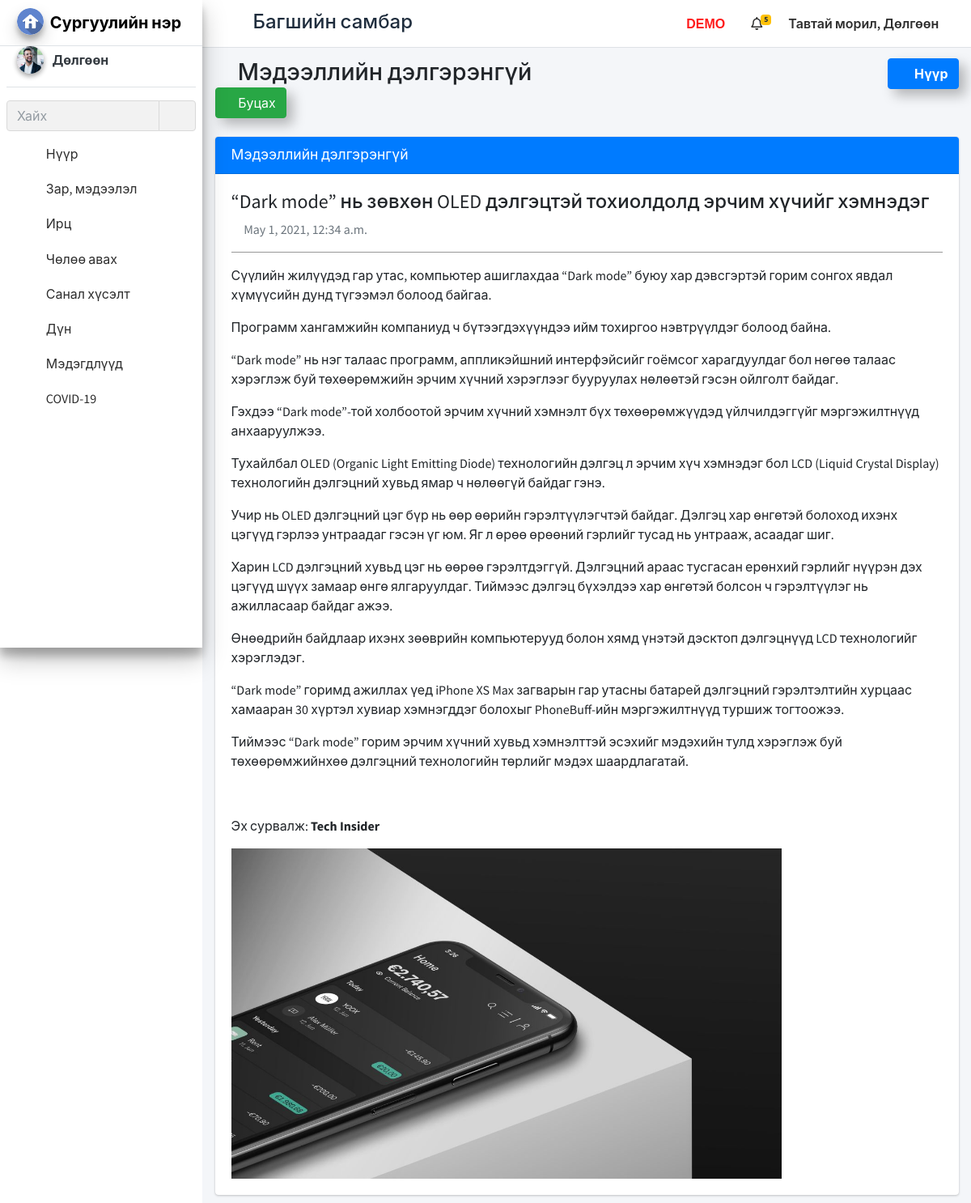
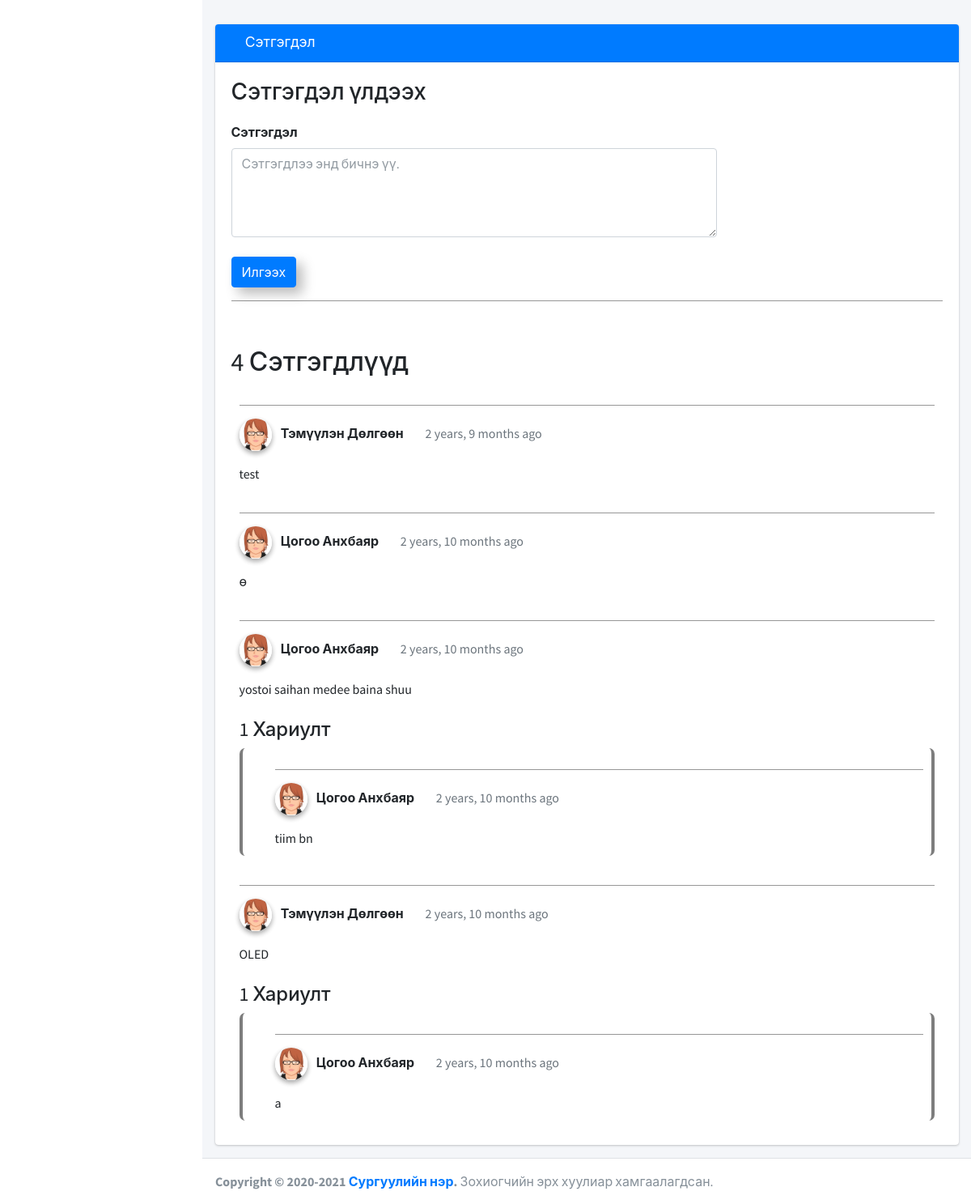
Page /view_staff_news/10 (signed in) on the committed database (2 pictures, top to bottom).
### school_management_app/models.py (models this page shows)
class CustomUser(AbstractUser):
    user_type_data=((1,"HOD"),(2,"Staff"),(3,"Student"),(4,"Parent"))
    user_type=models.CharField(default=1,choices=user_type_data,max_length=10)

class Staffs(models.Model):
    id=models.AutoField(primary_key=True)
    admin=models.OneToOneField(CustomUser,on_delete=models.CASCADE)
    address=models.TextField()
    created_at=models.DateTimeField(auto_now_add=True)
    updated_at=models.DateTimeField(auto_now_add=True)
    profile_pic=models.FileField(default="")
    fcm_token=models.TextField(default="")
    objects=models.Manager()

class TNews(models.Model):
    id=models.AutoField(primary_key=True)
    ntext = models.TextField()
    ntitle = models.TextField(max_length=4000)
    ndate=models.DateTimeField(auto_now_add=True, blank=True)
    pic=models.FileField(default="", blank=True, null=True)
    objects=models.Manager()

class TComment(models.Model):
    id = models.AutoField(primary_key=True, unique=True)
    TNews = models.ForeignKey(TNews, on_delete=models.CASCADE, related_name="comments")
    staff_id=models.ForeignKey(CustomUser,on_delete=models.CASCADE,default=1)
    body = models.TextField()
    created_on = models.DateTimeField(auto_now_add=True, blank=True)
    count = models.IntegerField(default="1")
    reply = models.ForeignKey('self', null=True, blank=True, on_delete=models.CASCADE, related_name="replies")
    objects=models.Manager()

### school_management_app/StaffViews.py (the view)
# urls.py: path('view_staff_news/<str:news_id>', StaffViews.view_staff_news, name="view_staff_news"),
def view_staff_news(request, news_id):
    user=CustomUser.objects.get(id=request.user.id)
    staff_pro=Staffs.objects.get(admin=user)
    news=TNews.objects.get(id=news_id)
    comment=TComment.objects.filter(TNews=news_id, reply=None).order_by('-id')
    staff=CustomUser.objects.get(id=request.user.id)
    staffs=Staffs.objects.get(admin=request.user.id)
    notifications=NotificationStaffs.objects.filter(staff_id=staffs.id)
    comments_count = 0
    for b in comment:
        comments_count += b.count
    return render(request, "staff_template/view_staff_news.html",{"notifications":notifications,"news":news,"staff_pro":staff_pro,"comment":comment,"comment_count":comments_count,"staff":staff})

### school_management_app/templates/staff_template/view_staff_news.html (shortened to what this page needs)
{% extends 'staff_template/base_template.html' %}
{% load static %}
{% load humanize %}
{% block page_title %}
<i class="nav-icon fas fa-newspaper"></i> Мэдээллийн дэлгэрэнгүй <a href="/staff_news" class="btn btn-success shadow-custom"><i
    class="nav-icon fas fa-chevron-left"></i> Буцах</a>
{% endblock page_title %}
{% block main_content %}
<section class="content">
  <div class="container">
    <div class="row">
      <div class="col-12">
        <div class="card card-primary">
          <div class="card-header">
            <h3 class="card-title">Мэдээллийн дэлгэрэнгүй</h3>
          </div>
          <div class="card-body">
            <h4>{{ news.ntitle }}</h4>
            <p class="text-muted"><i class="fas fa-clock"></i> {{ news.ndate }}</p>
            <hr style="border-top: 1px solid rgb(151, 151, 151);">
            <p align="justify" class="f1-s-11 cl6 p-b-25">
              {{ news.ntext|safe }}
            </p>
            {% if news.pic %}
            <img class="zoomD" src="{{ news.pic }}" alt="IMG">
            {% endif %}
          </div>
        </div>
        <div class="card card-primary" style="margin-top: 40px;">
          {% if comment %}
          <div class="card-header">
            <h3 class="card-title"><i class="fas fa-comment"></i> Сэтгэгдэл</h3>
          </div>
          <div class="card-body">
            <h3>Сэтгэгдэл үлдээх</h3>
            <form method="POST" action="/view_staff_news_comment_save" style="margin-top: 1.3em;">
              <div class="form-group">
                <label>Сэтгэгдэл</label>
                <textarea required class="form-control text-c1" name="body" cols="31" rows="4" placeholder="Сэтгэгдлээ энд бичнэ үү."></textarea>
                <button type="submit" class="btn btn-primary mt-4 shadow-custom">Илгээх</button>
              </div>
            </form>
            <hr style="border-top: 1px solid rgb(151, 151, 151);">
          </div>
          <div class="card-body">
            {% if comment_count == 1 %}
            <h2>{{ comment_count }} Сэтгэгдэл</h2>
            {% else %}
            <h2>{{ comment_count }} Сэтгэгдлүүд</h2>
            {% endif %}
            {% for a in comment %}
            <div class="comments" style="padding: 10px;">
              <hr style="border-top: 1px solid rgb(151, 151, 151);">
              <p class="font-weight-bold">
                <img src="{% static "dist/img/avatar3.png" %}" class="img-circle elevation-2 mr-2" style="width: 40px;"
                  alt="User Image">
                {{ a.staff_id.first_name }} {{ a.staff_id.last_name }}&ensp;
                <span class=" text-muted font-weight-normal">
                  <i class="fas fa-clock"></i>&nbsp;{{ a.created_on | naturaltime }}
                </span>
                <span data-toggle="collapse" data-target="#id{{ a.id }}" aria-expanded="false" aria-controls="id{{ a.id }}">
                <a data-toggle="tooltip" data-placement="top" title="Хариулах" style="cursor:pointer; color: rgb(0, 102, 255);"><i class="fas fa-reply"></i></a></span>
                {% if a.staff_id == staff %}
                <span data-toggle="collapse" data-target="#edit{{ a.id }}" aria-expanded="false"aria-controls="edit{{ a.id }}">
                <a data-toggle="tooltip" data-placement="top" title="Засах" style="color: rgb(0, 102, 255); cursor: pointer;"><i class="fas fa-edit"></i></a></span>
                <span href="/delete_tcomment/{{ news.id }}/{{ a.id }}" class="confirm-delete" title="Delete" data-toggle="modal" data-target="#deleteComment" id="deleteButton{{a.id}}">
                <a data-toggle="tooltip" data-placement="top" title="Устгах" style="color: rgb(247, 39, 39); cursor: pointer;"><i class="fas fa-trash"></i></a>
                </span>
                {% endif %}
              </p>
              {{ a.body }}
              {% if a.replies.count == 1 %}
              <h4 class="mt-4">{{ a.replies.count }} Хариулт</h4>
              {% elif a.replies.count >= 2 %}
              <h4 class="mt-4">{{ a.replies.count }} Хариултууд</h4>
              {% endif %}
              <div style="border-left: 4px solid #7D7D7D; border-right: 4px solid #7D7D7D; border-radius: 7px;">
                {% for b in a.replies.all %}
                <div class="comments" style="padding: 10px; margin-left: 30px;">
                  <hr style="border-top: 1px solid rgb(151, 151, 151);">
                  <p class="font-weight-bold">
                    <img src="{% static "dist/img/avatar3.png" %}" class="img-circle elevation-2 mr-2"
                      style="width: 40px;" alt="User Image">
                    {{ b.staff_id.first_name }} {{ b.staff_id.last_name }}&ensp;
                    <span class=" text-muted font-weight-normal">
                      <i class="fas fa-clock"></i>&nbsp;{{ b.created_on | naturaltime }}
                    </span>
                  </p>
                  {{ b.body }}
                </div>
                {% endfor %}
              </div>
            </div>
            {% endfor %}
          </div>
          {% endif %}
        </div>
      </div>
    </div>
  </div>
</section>
{% endblock main_content %}

### school_management_app/templates/staff_template/base_template.html (shortened to what this page needs)
{% load static %}
{% load humanize %}
<!DOCTYPE html>
<html>
<head>
  <link rel="stylesheet" href="{% static "plugins/fontawesome-free/css/all.min.css" %}">
  <link rel="stylesheet" href="https://code.ionicframework.com/ionicons/2.0.1/css/ionicons.min.css">
  <link rel="stylesheet" href="{% static "plugins/tempusdominus-bootstrap-4/css/tempusdominus-bootstrap-4.min.css" %}">
  <link rel="stylesheet" href="{% static "plugins/icheck-bootstrap/icheck-bootstrap.min.css" %}">
  <link rel="stylesheet" href="{% static "plugins/jqvmap/jqvmap.min.css" %}">
  <link rel="stylesheet" href="{% static "dist/css/adminlte.min.css" %}">
  <link rel="stylesheet" href="{% static "plugins/overlayScrollbars/css/OverlayScrollbars.min.css" %}">
  <link rel="stylesheet" href="{% static "plugins/daterangepicker/daterangepicker.css" %}">
  <link rel="stylesheet" href="{% static "plugins/summernote/summernote-bs4.css" %}">
  <link rel="stylesheet" href="{% static "custom/css/style.css" %}">
</head>
<body class="hold-transition sidebar-mini layout-fixed layout-navbar-fixed">
  <div class="wrapper">
    <nav class="main-header navbar navbar-expand navbar-white navbar-light">
      <ul class="navbar-nav">
        <li class="nav-item">
          <a class="nav-link" data-widget="pushmenu" href="#"><i class="fas fa-bars"></i></a>
        </li>
      </ul>
      <h4 class="title-c1" style="margin-left: 10px;margin-top: 5px;">
        <span class="desktop">Багшийн самбар</span>
      </h4>
      <ul class="navbar-nav ml-auto">
        <li class="nav-item d-flex">
          <a class="nav-link">
            <span class="desktop-demo">DEMO</span>
        </li>
        <li class="nav-item dropdown">
          <a class="nav-link" data-toggle="dropdown" href="#">
            <i class="far fa-bell"></i>
            {% if notifications.count == 0 %}
            <span class="badge badge-warning navbar-badge"></span>
            {% else %}
            <span class="badge badge-warning navbar-badge font-weight-bold">{{notifications.count}}</span>
            {% endif %}
          </a>
        </li>
        <li class="nav-item d-flex">
          <a class="nav-link title-c2" style="white-space: nowrap; cursor: pointer;" data-toggle="dropdown" aria-haspopup="true" aria-expanded="false">
            <span class="hidden">Тавтай морил, </span>{{ user.last_name }}
            <i class="fas fa-angle-down"></i>
          </a>
        </li>
      </ul>
    </nav>
    {% include 'staff_template/sidebar_template.html' with user=user id=id %}
    <div class="content-wrapper">
      <div class="content-header">
        <div class="container-fluid">
          <div class="row mb-2">
            <div class="col-sm-6">
              <h1 class="m-0">
                {% block page_title %}
                {% endblock page_title %}
              </h1>
            </div>
            <div class="col-sm-6">
              <ol class="breadcrumb float-sm-right">
                <li class="breadcrumb-item"><a class="btn btn-primary shadow-custom font-weight-bold" href="{% url 'staff_home' %}"><i class="nav-icon fas fa-tachometer-alt mr-2"></i>Нүүр</a></li>
              </ol>
            </div>
          </div>
        </div>
      </div>
      {% block main_content %}{% endblock main_content %}
    </div>
    {% include 'staff_template/footer.html' %}
  </div>
</body>
</html>

### school_management_app/templates/staff_template/sidebar_template.html (shortened to what this page needs)
{% load static %}
  <aside class="main-sidebar sidebar-light-primary elevation-4">
    <a href="/staff_home" class="brand-link">
      <img src="{% static "dist/img/home-icon.png" %}" alt="logo" class="brand-image img-circle elevation-3" style="opacity: 1">
      <span class="brand-text font-weight-bold">Сургуулийн нэр</span>
    </a>
    <div class="sidebar">
      <div class="user-panel mt-3 pb-3 mb-3 d-flex">
        <div class="image">
          <img src="{{ staff_pro.profile_pic }}" class="img-circle elevation-2 zoomD" alt="User Image">
        </div>
        <div class="info">
          <a href="{% url 'staff_profile' %}" class="d-block font-weight-bold">
            {{ user.last_name }}
          </a>
        </div>
      </div>
       <div class="form-inline">
        <div class="input-group" data-widget="sidebar-search">
          <input class="form-control form-control-sidebar" type="search" placeholder="Хайх" aria-label="Search">
          <div class="input-group-append">
            <button class="btn btn-sidebar" style="box-shadow: none !important;">
              <i class="fas fa-search fa-fw"></i>
            </button>
          </div>
        </div>
      </div>
      <nav class="mt-2">
        <ul class="nav nav-pills nav-sidebar flex-column nav-child-indent" data-widget="treeview" role="menu" data-accordion="false">
          <li class="nav-item">
            {% url 'staff_home' as staff_home %}
            <a href="{{ staff_home }}" class="nav-link {% if request.path == staff_home %} active {% endif %}">
              <i class="nav-icon fas fa-tachometer-alt"></i>
              <p>
                Нүүр
              </p>
            </a>
          </li>
          <li class="nav-item">
            {% url 'staff_news' as staff_news %}
            <a href="{{ staff_news }}" class="nav-link {% if request.path == staff_news %} active {% endif %}">
              <i class="nav-icon fas fa-newspaper"></i>
              <p>
                Зар, мэдээлэл
              </p>
            </a>
          </li>
          <li class="nav-item">
            {% url 'staff_take_attendance' as staff_take_attendance %}
            {% url 'staff_update_attendance' as staff_update_attendance %}
            <a href="#" class="nav-link {% if request.path == staff_take_attendance %} active {% elif request.path == staff_update_attendance %} active {% endif %}">
              <i class="nav-icon fas fa-user-check"></i>
              <p>
                Ирц
                <i class="right fas fa-angle-left"></i>
              </p>
            </a>
          </li>
          <li class="nav-item">
            {% url 'staff_apply_leave' as staff_apply_leave %}
            <a href="{{ staff_apply_leave }}" class="nav-link {% if request.path == staff_apply_leave %} active {% endif %}">
              <i class="nav-icon fas fa-sign-out-alt"></i>
              <p>
                Чөлөө авах
              </p>
            </a>
          </li>
          <li class="nav-item">
            {% url 'staff_feedback' as staff_feedback %}
            <a href="{{ staff_feedback }}" class="nav-link {% if request.path == staff_feedback %} active {% endif %}">
              <i class="nav-icon fas fa-comments"></i>
              <p>
                Санал хүсэлт
              </p>
            </a>
          </li>
          <li class="nav-item">
            {% url 'staff_add_result' as staff_add_result %}
            {% url 'edit_student_result' as edit_student_result %}
            <a href="#" class="nav-link {% if request.path == staff_add_result %} active {% elif request.path == edit_student_result %} active {% endif %}">
              <i class="nav-icon fas fa-graduation-cap"></i>
              <p>
                Дүн
                <i class="right fas fa-angle-left"></i>
              </p>
            </a>
          </li>
            {% url 'start_live_classroom' as start_live_classroom %}
           <li class="nav-item">
            {% url 'staff_all_notification' as staff_all_notification %}
            <a href="{{ staff_all_notification }}" class="nav-link {% if request.path == staff_all_notification %} active {% endif %}">
              <i class="nav-icon fas fa-bell"></i>
              <p>
                Мэдэгдлүүд
              </p>
            </a>
          </li>
          <li class="nav-item">
            {% url 'tcovid19' as tcovid19 %}
            <a href="{% url 'tcovid19' %}"
              class="nav-link {% if request.path == tcovid19 %} active {% endif %}">
              <i class="nav-icon fas fa-virus"></i>
              <p>
                COVID-19
              </p>
            </a>
          </li>
        </ul>
      </nav>
    </div>
  </aside>

### rows in the picture
CustomUser: last_name "Дөлгөөн"
Staffs: profile_pic (placeholder picture)
TNews: ntitle "“Dark mode” нь зөвхөн OLED дэлгэцтэй тохиолдолд эрчим хүчийг хэмнэдэг", ndate "May 1, 2021, 12:34 a.m.", ntext "Сүүлийн жилүүдэд гар утас, компьютер ашиглахдаа “Dark mode” буюу хар дэвсгэртэй горим сонгох явдал хүмүүсийн дунд түгээмэл болоод байгаа. Программ хангамжийн компаниуд ч бүтээгдэхүүндээ ийм тохиргоо нэвтрүүлдэг болоод байна. “Dark mode” нь нэг талаас программ, аппликэйшний интерфэйсийг гоёмсог харагдуулдаг бол нөгөө талаас хэрэглэж буй төхөөрөмжийн эрчим хүчний хэрэглээг бууруулах нөлөөтэй гэсэн ойлголт байдаг. Гэхдээ “Dark mode”-той холбоотой эрчим хүчний хэмнэлт бүх төхөөрөмжүүдэд үйлчилдэггүйг мэргэжилтнүүд анхааруулжээ. Тухайлбал OLED (Organic Light Emitting Diode) технологийн дэлгэц л эрчим хүч хэмнэдэг бол LCD (Liquid Crystal Display) технологийн дэлгэцний хувьд ямар ч нөлөөгүй байдаг…", pic (picture)
TComment: staff_id.first_name "Тэмүүлэн", staff_id.last_name "Дөлгөөн", created_on "2 years, 9 months ago", body "test"
TComment: staff_id.first_name "Цогоо", staff_id.last_name "Анхбаяр", created_on "2 years, 10 months ago", body "ө"
TComment: staff_id.first_name "Цогоо", staff_id.last_name "Анхбаяр", created_on "2 years, 10 months ago", body "yostoi saihan medee baina shuu", replies.count "1"
TComment: staff_id.first_name "Цогоо", staff_id.last_name "Анхбаяр", created_on "2 years, 10 months ago", body "tiim bn"
TComment: staff_id.first_name "Тэмүүлэн", staff_id.last_name "Дөлгөөн", created_on "2 years, 10 months ago", body "OLED", replies.count "1"
TComment: staff_id.first_name "Цогоо", staff_id.last_name "Анхбаяр", created_on "2 years, 10 months ago", body "a"

### other values in the picture
{{ notifications.count }} "5"
{{ comment_count }} "4"
